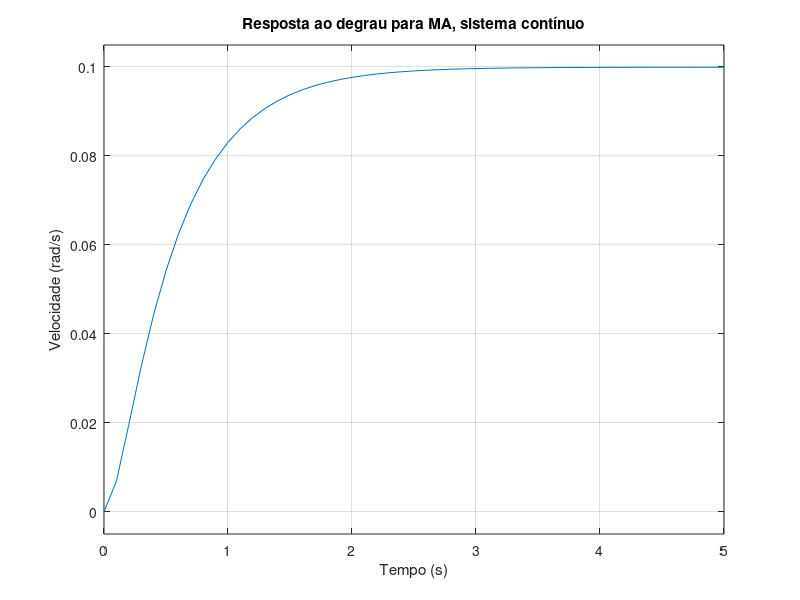

Here is the MATLAB script that generated this plot: (Note: this script raises an error after producing the figure.)
% Controle Digital
%
% Exemplo de projeto de controlador digital pelo lugar das raizes:
% Sistema motor DC;
% No domínio 's', G(s) = K/[(Js + b) * (Ls + R) + K^2];
% Entrada: Tensão
% Saída: Velocidade

close all; clear; clc;

%% Escolha do periodo de amostragem:
J = 0.01;
b = 0.1;
K = 0.01;
R = 1;
L = 0.5;

%% Modelo continuo do processo

% Processo em MA:
num=K;
den = [(J * L) (J * R + L * b) (b * R + K ^ 2)];
Gps = tf(num, den);


% Resposta contínua em malha aberta
figure; step(Gps, 0:0.1:5);
xlabel('Tempo (s)'); ylabel('Velocidade (rad/s)');
title('Resposta ao degrau para MA, sistema contínuo');

%% Modelo discreto do processo:

% Periodo de amostragem
% Calculando pelo tempo de acomodação ts
% ts/15 < T < ts/6 Ou 0.076 < T < 0.19

T = 0.12;

% Planta discreta:
[numz,denz] = c2dm(num,den,T,'zoh');
Gz = c2d(Gps, T, 'zoh');
zpk(Gz);

% Resposta discreta em malha fechada
sys = feedback(Gz, 1);
[y, t] = step(sys, 5);
figure; stairs(t,y);
xlabel('Tempo (s)'); ylabel('Velocidade (rad/s)');
title('Resposta ao degrau para MF, sistema discreto');

%% Especificacoes de desempenho:

Mpmax = 10; % percentual de overshoot
ts = 1.82; % tempo de subida
ta = 3; % tempo de acomodacao

% Regioes que atendem as especificacoes:
zetamin = 0.6*(1 - Mpmax/100); % taxa de amortecimento
wnmin = 1.8/ts; % frequencia natural
zetawnmin = 4.6/ta; % zeta*wn, em que wn esta em rad/s

% Especificacoes (um pouco mais rigoross que valores minimos) que atendem regioes:
zeta = 0.5;
wn = 6.0*T; % em rad
zeta*wn/T; % Observe que  esse valor deve ser > zetawnmin calculado acima
r0 = exp(-zeta*wn); % a regiao interna a esse raio delimita o ta minimo

%% Projeto direto:

% Projeto digital usando lugar das raizes:
figure; zgrid; % referencia do grid


%% 1) PID:

Kp = 100;
Ki = 200;
Kd = 10;

[dencz,numcz]=c2dm([1 0],[Kd Kp Ki],T,'tustin'); 

numaz = conv(numz,numcz);
denaz = conv(denz,dencz);
[numaz_cl,denaz_cl] = cloop(numaz,denaz);

[x2] = dstep(numaz_cl,denaz_cl,101);
t=0:0.12:12;
stairs(t,x2)
xlabel('Time (seconds)')
ylabel('Velocity (rad/s)')
title('Stairstep Response:with PID controller')

%2 Considerando compensador estatico

rlocus(numaz,denaz)
title('Root Locus of Compensated System')

dencz = conv([1 -1],[1.6 1]);
numaz = conv(numz,numcz);
denaz = conv(denz,dencz);

rlocus(numaz,denaz)
title('Root Locus of Compensated System');

% Escolher um polo em -0.625 para anular o zero do sistema não compesado

[K,poles] = rlocfind(numaz,denaz);
[numaz_cl,denaz_cl] = cloop(K*numaz,denaz);

[x3] = dstep(numaz_cl,denaz_cl,101);
t=0:0.12:12;
stairs(t,x3)
xlabel('Tempo (s)'); ylabel('Velocidade (rad/s)');
title('Sistema com controlador compensado PID, Resposta ao degrau para MF');
 